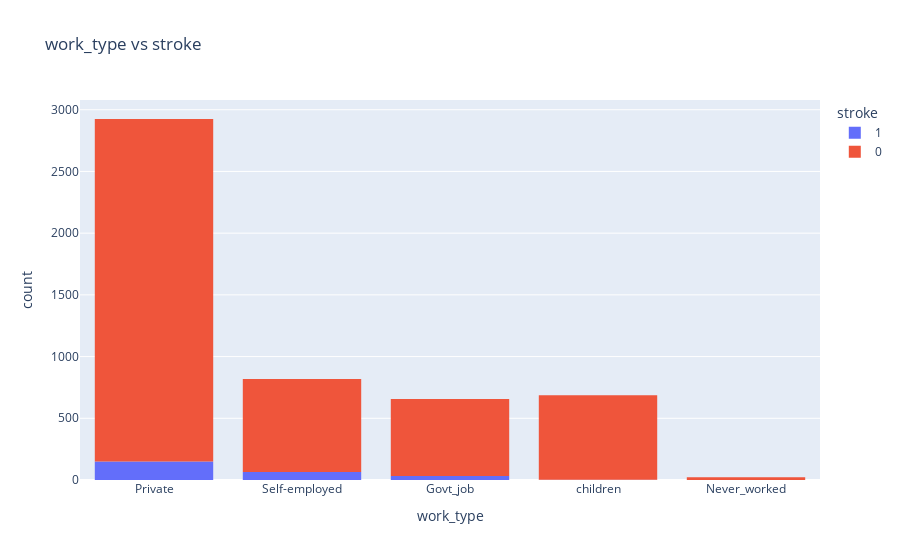

Notebook code for this chart:
### Code cell
#we are going to plot a histogram to see the distribvtion of work_type and see the storke number for each type 
px.histogram(raw_df, x='work_type', title='work_type vs stroke', color='stroke', height=600)

### Figure 1 — Plotly figure (JSON) as saved in the notebook; plotly's stock layout.template omitted (floating-point values rounded to 4 significant figures; data arrays with more than 128 entries replaced by an {"elided": "..."} marker saying what was removed)
{"data": [{"alignmentgroup": "True", "bingroup": "x", "hovertemplate": "stroke=1<br>work_type=%{x}<br>count=%{y}<extra></extra>", "legendgroup": "1", "marker": {"color": "#636efa", "pattern": {"shape": ""}}, "name": "1", "offsetgroup": "1", "orientation": "v", "showlegend": true, "type": "histogram", "x": {"elided": "249 str values"}, "xaxis": "x", "yaxis": "y"}, {"alignmentgroup": "True", "bingroup": "x", "hovertemplate": "stroke=0<br>work_type=%{x}<br>count=%{y}<extra></extra>", "legendgroup": "0", "marker": {"color": "#EF553B", "pattern": {"shape": ""}}, "name": "0", "offsetgroup": "0", "orientation": "v", "showlegend": true, "type": "histogram", "x": {"elided": "4861 str values"}, "xaxis": "x", "yaxis": "y"}], "layout": {"autosize": true, "barmode": "relative", "legend": {"title": {"text": "stroke"}, "tracegroupgap": 0}, "title": {"text": "work_type vs stroke"}, "xaxis": {"anchor": "y", "autorange": true, "domain": [0, 1], "range": [-0.5, 4.5], "title": {"text": "work_type"}, "type": "category"}, "yaxis": {"anchor": "x", "autorange": true, "domain": [0, 1], "range": [0, 3079.0], "title": {"text": "count"}}}}
